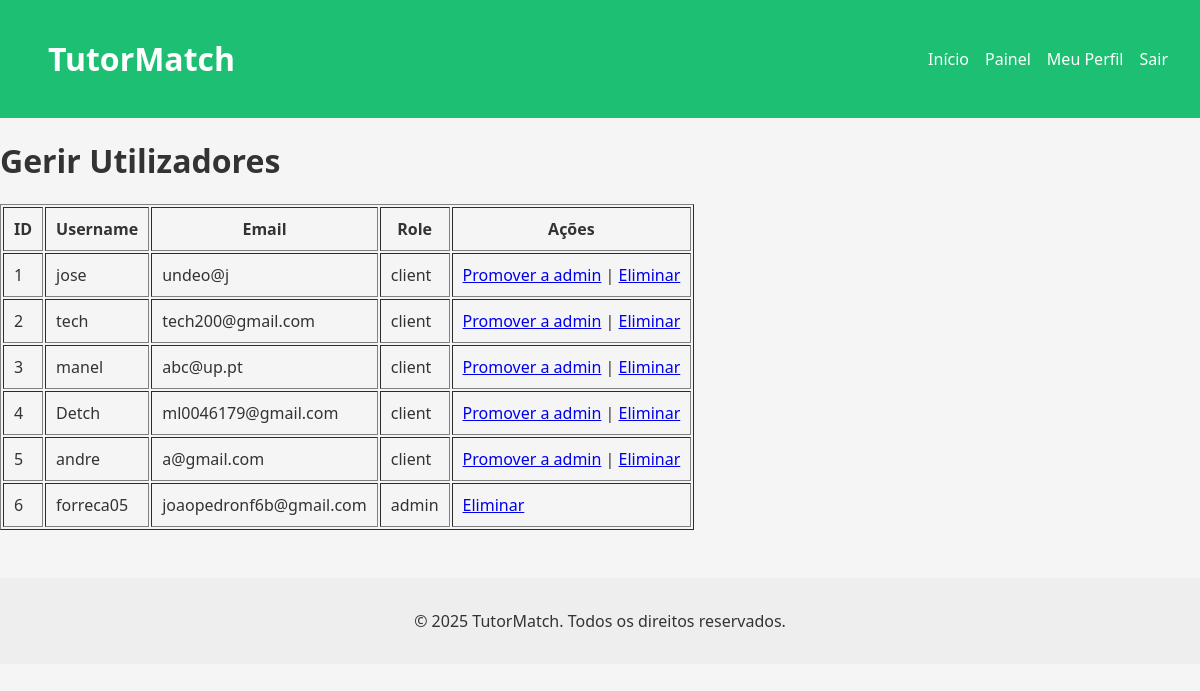
The page /pages/manage_users.php (signed in) on the database as committed earlier.
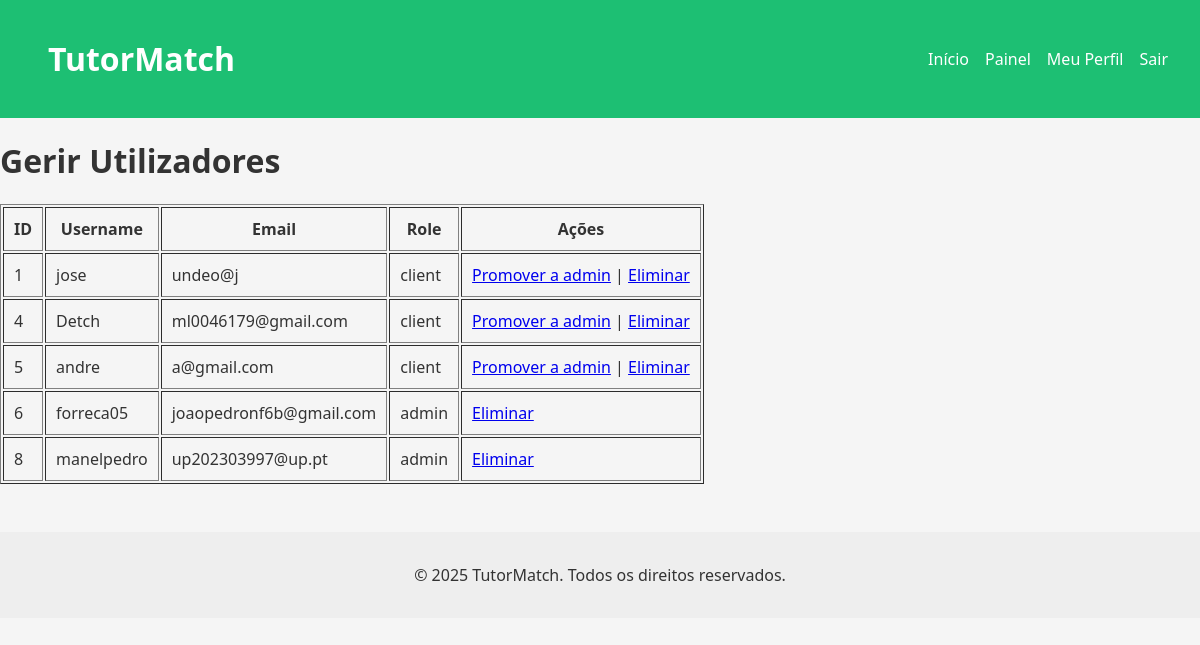
The same page on the database as committed later.
### tables this page shows
CREATE TABLE users (
            id INTEGER PRIMARY KEY AUTOINCREMENT,
            username TEXT NOT NULL UNIQUE,
            password TEXT NOT NULL,
            email TEXT NOT NULL UNIQUE,
            role TEXT DEFAULT 'client', -- client, freelancer, admin
            name TEXT,
            profile_pic TEXT DEFAULT '../img/default.jpeg' -- Adiciona a coluna profile_pic
        );

### pages/manage_users.php (the view, shortened to what this page needs)
<?php
require_once '../database/db.php';
$stmt = $db->query("SELECT id, username, email, role FROM users");
$users = $stmt->fetchAll();
?>
<?php include_once '../includes/header.php'; ?>
<h1>Gerir Utilizadores</h1>
<table border="1" cellpadding="10">
    <tr>
        <th>ID</th>
        <th>Username</th>
        <th>Email</th>
        <th>Role</th>
        <th>Ações</th>
    </tr>
    <?php foreach ($users as $user): ?>
    <tr>
        <td><?php echo htmlspecialchars($user['id']); ?></td>
        <td><?php echo htmlspecialchars($user['username']); ?></td>
        <td><?php echo htmlspecialchars($user['email']); ?></td>
        <td><?php echo htmlspecialchars($user['role']); ?></td>
        <td>
            <?php if ($user['role'] !== 'admin'): ?>
                <a href="../actions/promote_user.php?id=<?php echo $user['id']; ?>">Promover a admin</a> |
            <?php endif; ?>
            <a href="../actions/delete_user.php?id=<?php echo $user['id']; ?>" onclick="return confirm('Tem a certeza que quer eliminar?')">Eliminar</a>
        </td>
    </tr>
    <?php endforeach; ?>
</table>
<?php include_once '../includes/footer.php'; ?>

### includes/header.php (shortened to what this page needs)
<!DOCTYPE html>
<html lang="eng">
<head>
  <link rel="stylesheet" href="/css/style.css" />
</head>
<body>
  <header>
    <h1><a href="/index.php">TutorMatch</a></h1>
    <nav>
      <a href="/index.php">Início</a>
      <?php if ($_SESSION['role'] == 'freelancer'): ?>
        <a href="../actions/switch_role.php">Mudar para Cliente</a>
        <a href="../pages/create_service.php">Criar Serviço</a>
        <a href="../pages/myservicex.php">Meus Serviços</a>
      <?php elseif ($_SESSION['role'] == 'client'): ?>
        <a href="../actions/switch_role.php">Mudar para Freelancer</a>
        <a href="../pages/create_request.php">Criar Pedido</a>
        <a href="../pages/services.php">Serviços</a>
      <?php elseif ($_SESSION['role'] == 'admin'): ?>
        <div class="admin-menu">
            <a href="../pages/admin_dashboard.php">Painel</a>
        </div>
      <?php endif; ?>
      <?php if (isset($_SESSION['user_id'])): ?>
        <div class="user-info">
          <a href="../pages/profile.php">Meu Perfil</a>
          <a href="../pages/logout.php">Sair</a>
        </div>
      <?php else: ?>
        <a href="../pages/login.php">Entrar</a>
        <a href="../pages/register.php">Registrar</a>
      <?php endif; ?>
    </nav>
  </header>

### includes/footer.php (shortened to what this page needs)
<footer>
    <p>&copy; 2025 TutorMatch. Todos os direitos reservados.</p>
  </footer>
</body>
</html>

### css/style.css (style rules this page uses)
body { font-family: 'Segoe UI', sans-serif; margin: 0; background-color: #f5f5f5; color: #333; }
header { background-color: #1dbf73; padding: 1rem 2rem; color: white; display: flex; justify-content: space-between; align-items: center; }
header a { color: white; text-decoration: none; margin-left: 1rem; }
nav { display: flex; align-items: center; }
.user-info { display: flex; align-items: center; }
footer { margin-top: 3rem; text-align: center; padding: 1rem; background: #eee; }

Rows that differ between the two databases and show on the page:
removed users: id "2", username "tech", email "tech200@gmail.com", role "client"
removed users: id "3", username "manel", email "abc@up.pt", role "client"
added users: id "8", username "manelpedro", email "up202303997@up.pt", role "admin"
